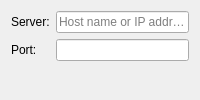
<?xml version="1.0" encoding="UTF-8"?>
<ui version="4.0">
 <class>ServerBlock</class>
 <widget class="QWidget" name="ServerBlock">
  <layout class="QFormLayout" name="form">
   <item row="0" column="0">
    <widget class="QLabel" name="serverLabel">
     <property name="text">
      <string comment="@label:textbox">Server:</string>
     </property>
     <property name="buddy">
      <cstring>server</cstring>
     </property>
    </widget>
   </item>
   <item row="0" column="1">
    <widget class="QLineEdit" name="server">
     <property name="placeholderText">
      <string comment="@info:placeholder">Host name or IP address</string>
     </property>
    </widget>
   </item>
   <item row="1" column="0">
    <widget class="QLabel" name="portLabel">
     <property name="text">
      <string comment="@label:textbox">Port:</string>
     </property>
     <property name="buddy">
      <cstring>port</cstring>
     </property>
    </widget>
   </item>
   <item row="1" column="1">
    <widget class="QLineEdit" name="port"/>
   </item>
   <item row="2" column="0" colspan="2">
    <widget class="QLabel" name="problems"/>
   </item>
  </layout>
 </widget>
 <resources/>
 <connections/>
</ui>
